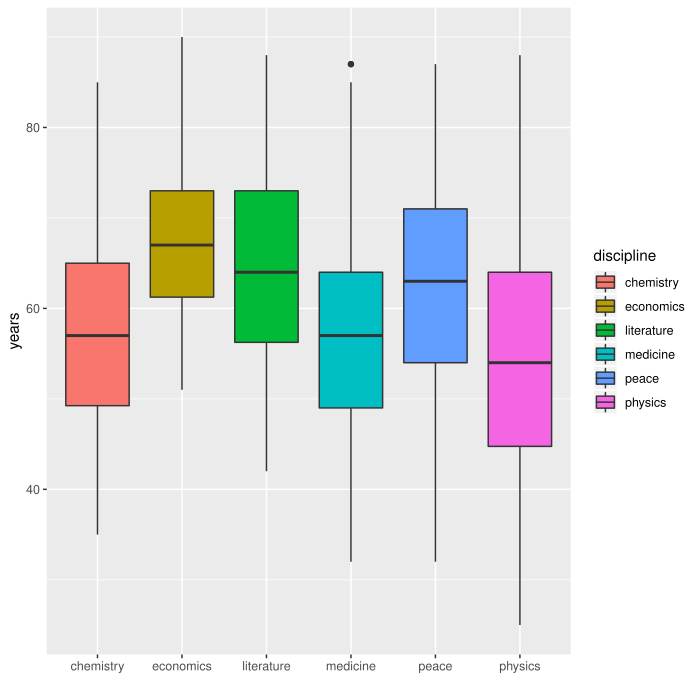

Source code (R):
require(ggplot2)
require(plyr)
### box-plot

d <- read.csv("nobel-prize-age.csv", sep = ';', dec = ",",  header=T, na.string="NA");

ggplot(d, aes(x=discipline, y=age, fill=discipline)) + geom_boxplot() + ylab("years") + xlab("");
